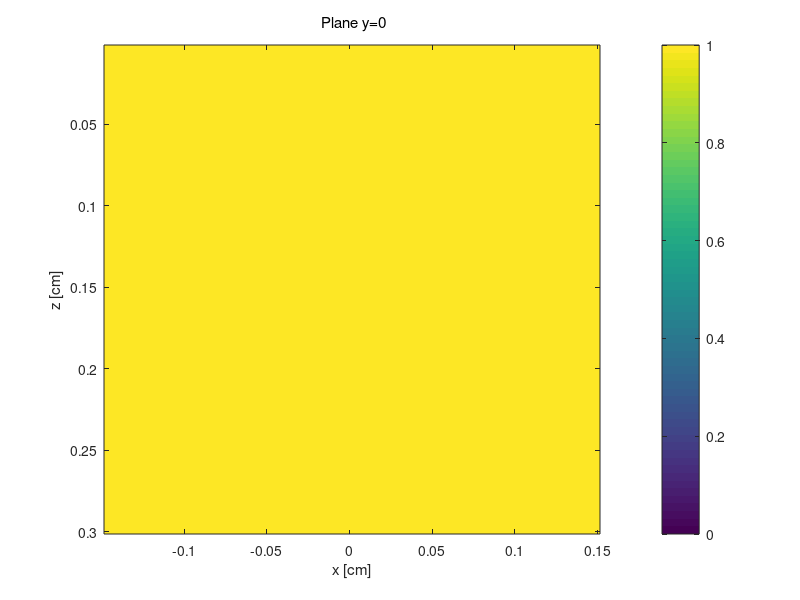

Write the MATLAB code that produced this figure.
% Create the files for the simulation
   
clear
format compact
clc
home


%%% USER CHOICES %%%%%%%% <-------- You must set these parameters ------
SAVEON      = 1;        % 1 = save myname_T.bin, myname_H.mci 
                        % 0 = don't save. Just check the program.

myname      = 'Trial1';% name for files: myname_T.bin, myname_H.mci  
time_min    = 0.01;      	% time duration of the simulation [min] <----- run time -----
Nx          = 100;    	% # of bins in each dimension of cube 
Ny          = 100;    	% # of bins in each dimension of cube 
Nz          = 100;    	% # of bins in each dimension of cube 
binsize     = 0.003;     	% size of each bin, eg. [cm]

% Set Monte Carlo launch flags (not in use)
mcflag      = 0;     	% launch: 0 = uniform beam, 1 = Gaussian, 2 = isotropic pt. 
                        % 3 = rectangular beam (use xfocus,yfocus for x,y halfwidths)
launchflag  = 1;        % 0 = let mcxyz.c calculate launch trajectory
                        % 1 = manually set launch vector.
boundaryflag = 1;       % 0 = no boundaries, 1 = escape at boundaries
                        % 2 = escape at surface only. No x, y, bottom z
                        % boundaries

% Sets position of source with 0 centered on each Aline
xs          = 0;      	% x of source
ys          = 0;        % y of source
zs          = 1e-8; % z of source must start in simulation

% Set position of focus, so mcxyz can calculate launch trajectory (not in use)
xfocus      = 0;        % set x,position of focus
yfocus      = 0;        % set y,position of focus
zfocus      = inf;    	% set z,position of focus (=inf for collimated beam)

% Set detection parameter
radius      = 0.05;     % Half width of the BScan
waist       = 0.05;  	% Width of the scanned beam (Not in use)
Ndetectors  = 800;      % Number of Aline per BScan
flens       = 0.06;        %Focal lens in m 0.01 or 0.06
flens = 40e-3;
beamw       = 0.002;        %Beam diameter at imaging lens in m
beamw = 35e-5;
det_radius  = 1310e-7*2/pi/atan(beamw/2/flens);    % Width of the beam at the imaging lens
cos_accept  = cos(atan(beamw/2/flens)); % Cos of the accepted angle

% Parameters for gaussian beam 
lambda = 1310e-9;
f = flens;
D = 35e-5;
z_f_img = -20e-3;
h_step = 1e-4; 

% only used if launchflag == 1 (manually set launch trajectory): (not in use)
ux0         = 0;      % trajectory projected onto x axis
uy0         = 0;      % trajectory projected onto y axis
uz0         = sqrt(1 - ux0^2 - uy0^2); % such that ux^2 + uy^2 + uz^2 = 1

% Bias scattering parameter
a_coef    = 0.9;
p         = 0.5;

%%%%%%%%%%%%%%%%%%%%%%%%%

%%%%%%%%%%%%
% Create Sample
%%%
zsurf = 0.0;  % position of air/skin surface
T = double(zeros(Nx,Ny,Nz));
T(:) = 1;
Nt = 1; %Number if layers
muav(1) = 1.472e-1;    %Absorption coef. of first layer
% musv(1) = 10;   %Scattering coef. of first layer
gv(1) = 0.5;     %Anisotropy of first layer
nrv(1) = 2;      %Refraction index of first layer
%musv(1) = 6.58e0/(1-gv(1));       %Change reduced scattering in scattering
musv(1) = 1;
% muav(2) = 0.1;    %Absorption coef. of first layer
% musv(2) = 1000;   %Scattering coef. of first layer
% gv(2) = 0.7;     %Anisotropy of first layer
% nrv(2) = 1;      %Refraction index of first layer
% T(:,:,2) = 2;

%%%%%%%%%% 
% Prepare Monte Carlo 
%%%


% Specify Monte Carlo parameters    
dx = binsize;
dy = binsize;
dz = binsize;
x  = ([1:Nx]'-Nx/2)*dx;
y  = ([1:Ny]'-Ny/2)*dy;
z  = [1:Nz]'*dz;
zmin = min(z);
zmax = max(z);
xmin = min(x);
xmax = max(x);

if isinf(zfocus), zfocus = 1e12; end



%%
if SAVEON
    tic
    % convert T to linear array of integer values, v(i)i = 0;
    v = uint8(reshape(T,Ny*Nx*Nz,1));

    %% WRITE FILES
    % Write myname_H.mci file
    %   which contains the Monte Carlo simulation parameters
    %   and specifies the tissue optical properties for each tissue type.
    commandwindow
    disp(sprintf('--------create %s --------',myname))
    filename = sprintf('%s_H.mci',myname);
    fid = fopen(filename,'w');
        % run parameters
        fprintf(fid,'%0.2f\n',time_min);
        fprintf(fid,'%0.4f\n',a_coef);
        fprintf(fid,'%0.4f\n',p);
        fprintf(fid,'%0.4f\n',Ndetectors);
        fprintf(fid,'%0.6f\n',det_radius);
        fprintf(fid,'%0.6f\n',cos_accept);
        fprintf(fid,'%0.4f\n',lambda);
        fprintf(fid,'%0.4f\n',f);
        fprintf(fid,'%0.4f\n',D);
        fprintf(fid,'%0.4f\n',z_f_img);
        fprintf(fid,'%0.4f\n',h_step);
        fprintf(fid,'%d\n'   ,Nx);
        fprintf(fid,'%d\n'   ,Ny);
        fprintf(fid,'%d\n'   ,Nz);
        fprintf(fid,'%0.4f\n',dx);
        fprintf(fid,'%0.4f\n',dy);
        fprintf(fid,'%0.4f\n',dz);
        % launch parameters
        fprintf(fid,'%d\n'   ,mcflag);
        fprintf(fid,'%d\n'   ,launchflag);
        fprintf(fid,'%d\n'   ,boundaryflag);
        fprintf(fid,'%0.4f\n',xs);
        fprintf(fid,'%0.4f\n',ys);
        fprintf(fid,'%0.4f\n',zs);
        fprintf(fid,'%0.4f\n',xfocus);
        fprintf(fid,'%0.4f\n',yfocus);
        fprintf(fid,'%0.4f\n',zfocus);
        fprintf(fid,'%0.4f\n',ux0); % if manually setting ux,uy,uz
        fprintf(fid,'%0.4f\n',uy0);
        fprintf(fid,'%0.4f\n',uz0);
        fprintf(fid,'%0.4f\n',radius);
        fprintf(fid,'%0.4f\n',waist);
        fprintf(fid,'%0.4f\n',zsurf);
        % tissue optical properties
        fprintf(fid,'%d\n',Nt);
        for i=1:Nt
            fprintf(fid,'%0.6f\n',muav(i));
            fprintf(fid,'%0.6f\n',musv(i));
            fprintf(fid,'%0.6f\n',gv(i));
            fprintf(fid,'%0.6f\n',nrv(i));
        end
    fclose(fid);

    %% write myname_T.bin file
    filename = sprintf('%s_T.bin',myname);
    disp(['create ' filename])
    fid = fopen(filename,'wb');
    fwrite(fid,v,'uint8');
    fclose(fid);

    toc
end % SAVEON


%% Look at structure of Tzx at iy=Ny/2
Txzy = shiftdim(T,1);   % Tyxz --> Txzy
Tzx  = Txzy(:,:,round(Ny/2))'; % Tzx

%%
figure; clf
Tzx = squeeze(T(:,round(Ny/2),:))';
imagesc(x,z,Tzx,[0 Nt])
xlabel('x [cm]')
ylabel('z [cm]')
title('\rm Plane y=0')
colorbar
